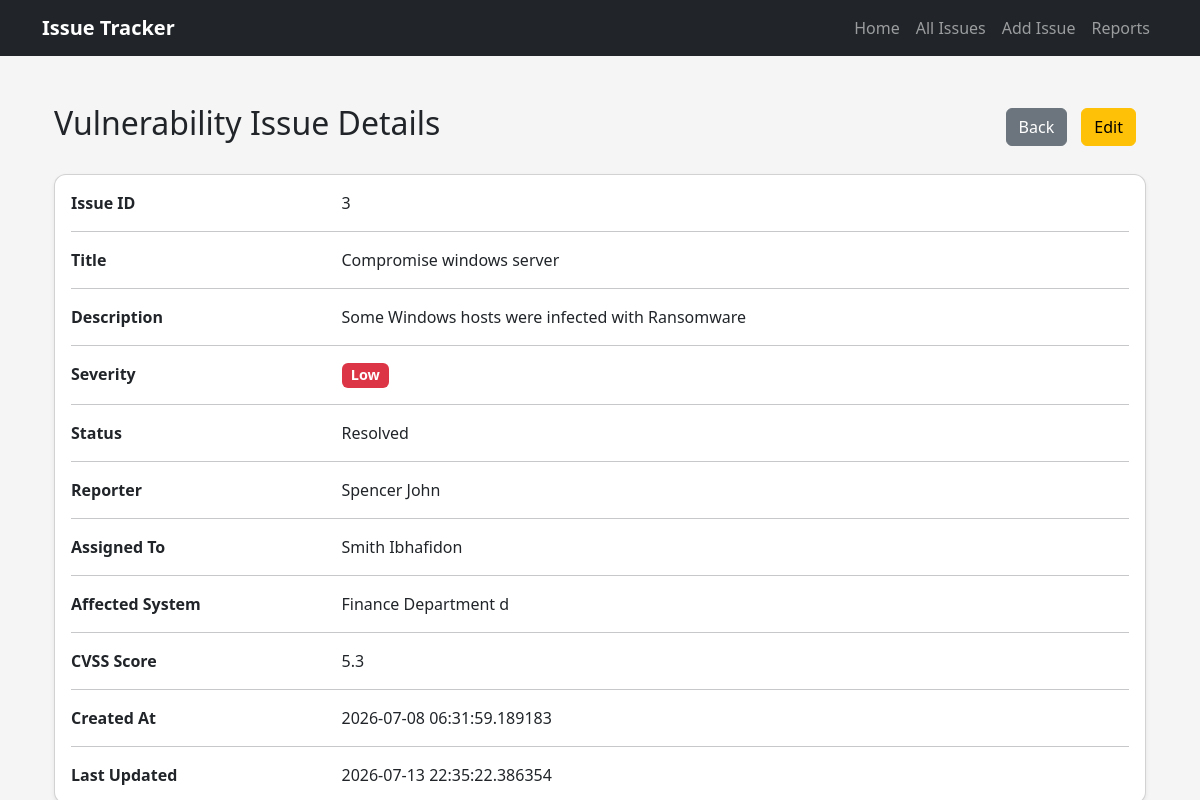
/view_issue/3, run on the app's committed database.
### models.py (models this page shows, shortened)
class VulnIssue(db.Model):
    __tablename__ = "issues"
    id = db.Column(db.Integer, primary_key=True,autoincrement=True)
    title = db.Column(db.String(100), nullable=False)
    description = db.Column(db.Text, nullable=False)
    severity = db.Column(db.String(20), nullable=False)
    status = db.Column(db.String(20), nullable=False)
    reporter = db.Column(db.String(100), nullable=False)
    assigned_to = db.Column(db.String(100), nullable=False)
    affected_system = db.Column(db.String(150), nullable=False)
    cvss_score = db.Column(db.Float, nullable=False)
    created_at = db.Column(db.DateTime, default=datetime.utcnow)
    updated_at = db.Column(
    db.DateTime,
    default=datetime.utcnow,
    onupdate=datetime.utcnow
    )

### routes.py (the view)
@api.route("/view_issue/<int:issue_id>", methods=["GET"]) #/view_issue/{{ issue.id }}
def view_issue_page(issue_id):
    issue = db.session.get(VulnIssue, issue_id)
    if issue is None:
        return f"Issue number not found", 404
    return render_template(
        "view_issue.html",
        issue=issue
    )

### templates/view_issue.html
{% extends "base.html" %} {% block title %} View Issue {% endblock %} {% block
content %}
<div class="container mt-4">
  <div class="d-flex justify-content-between align-items-center mb-4">
    <h2>Vulnerability Issue Details</h2>
    <div>
      <a href="/issues-page" class="btn btn-secondary"> Back </a>
      <a href="/edit-issue/{{ issue.id }}" class="btn btn-warning"> Edit </a>
    </div>
  </div>
  <div class="card shadow-sm">
    <div class="card-body">
      <div class="row mb-3">
        <div class="col-md-3">
          <strong>Issue ID</strong>
        </div>
        <div class="col-md-9">{{ issue.id }}</div>
      </div>
      <hr />
      <div class="row mb-3">
        <div class="col-md-3">
          <strong>Title</strong>
        </div>
        <div class="col-md-9">{{ issue.title }}</div>
      </div>
      <hr />
      <div class="row mb-3">
        <div class="col-md-3">
          <strong>Description</strong>
        </div>
        <div class="col-md-9">{{ issue.description }}</div>
      </div>
      <hr />
      <div class="row mb-3">
        <div class="col-md-3">
          <strong>Severity</strong>
        </div>
        <div class="col-md-9">
          <span class="badge bg-danger"> {{ issue.severity }} </span>
        </div>
      </div>
      <hr />
      <div class="row mb-3">
        <div class="col-md-3">
          <strong>Status</strong>
        </div>
        <div class="col-md-9">{{ issue.status }}</div>
      </div>
      <hr />
      <div class="row mb-3">
        <div class="col-md-3">
          <strong>Reporter</strong>
        </div>
        <div class="col-md-9">{{ issue.reporter }}</div>
      </div>
      <hr />
      <div class="row mb-3">
        <div class="col-md-3">
          <strong>Assigned To</strong>
        </div>
        <div class="col-md-9">{{ issue.assigned_to }}</div>
      </div>
      <hr />
      <div class="row mb-3">
        <div class="col-md-3">
          <strong>Affected System</strong>
        </div>
        <div class="col-md-9">{{ issue.affected_system }}</div>
      </div>
      <hr />
      <div class="row mb-3">
        <div class="col-md-3">
          <strong>CVSS Score</strong>
        </div>
        <div class="col-md-9">{{ issue.cvss_score }}</div>
      </div>
      {% if issue.created_at %}
      <hr />
      <div class="row mb-3">
        <div class="col-md-3">
          <strong>Created At</strong>
        </div>
        <div class="col-md-9">{{ issue.created_at }}</div>
      </div>
      {% endif %} {% if issue.updated_at %}
      <hr />
      <div class="row">
        <div class="col-md-3">
          <strong>Last Updated</strong>
        </div>
        <div class="col-md-9">{{ issue.updated_at }}</div>
      </div>
      {% endif %}
    </div>
  </div>
</div>
{% endblock %}

### static/css/style.css (style rules this page uses)
body { background: #f5f5f5; }
.card { border-radius: 12px; }
.btn { margin-right: 10px; }
.card { box-shadow: 0 0 10px rgba(0, 0, 0, 0.1); }
.badge { font-size: 0.9rem; }

### data on the page
VulnIssue: id "3", title "Compromise windows server", description "Some Windows hosts were infected with Ransomware", severity "Low", status "Resolved", reporter "Spencer John", assigned_to "Smith Ibhafidon", affected_system "Finance Department d", cvss_score "5.3", created_at "2026-07-08 06:31:59.189183", updated_at "2026-07-13 22:35:22.386354"
